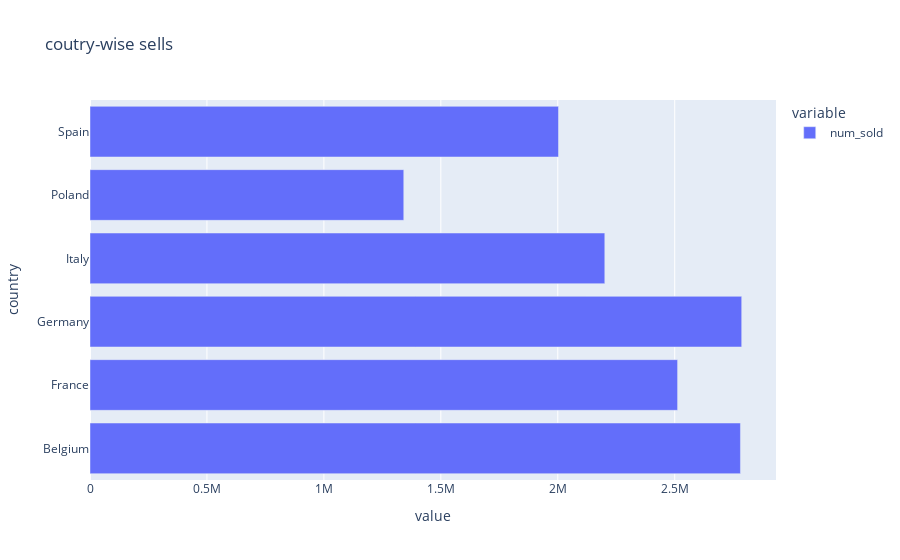

The cell this chart's notebook holds for it:
### Code cell
#lets draw a bar graph for this
#plotly.express.bar
px.bar(df.groupby('country')['num_sold'].sum(), orientation='h',title='coutry-wise sells')

### Figure 1 — Plotly figure (JSON) as saved in the notebook; plotly's stock layout.template omitted (floating-point values rounded to 4 significant figures)
{"data": [{"alignmentgroup": "True", "hovertemplate": "variable=num_sold<br>value=%{x}<br>country=%{y}<extra></extra>", "legendgroup": "num_sold", "marker": {"color": "#636efa", "pattern": {"shape": ""}}, "name": "num_sold", "offsetgroup": "num_sold", "orientation": "h", "showlegend": true, "textposition": "auto", "type": "bar", "x": [2781050, 2512319, 2786415, 2201092, 1341545, 2003238], "xaxis": "x", "y": ["Belgium", "France", "Germany", "Italy", "Poland", "Spain"], "yaxis": "y"}], "layout": {"barmode": "relative", "legend": {"title": {"text": "variable"}, "tracegroupgap": 0}, "title": {"text": "coutry-wise sells"}, "xaxis": {"anchor": "y", "domain": [0.0, 1.0], "title": {"text": "value"}}, "yaxis": {"anchor": "x", "domain": [0.0, 1.0], "title": {"text": "country"}}}}
